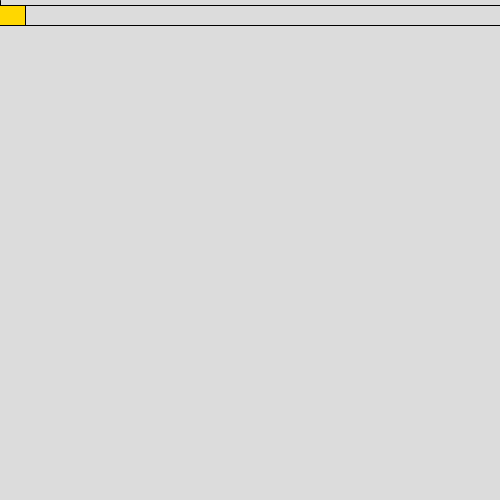
Frame 1 (no input)
Frame 60 (the mouse pressed at the canvas centre just before this capture): identical to frame 1, image omitted
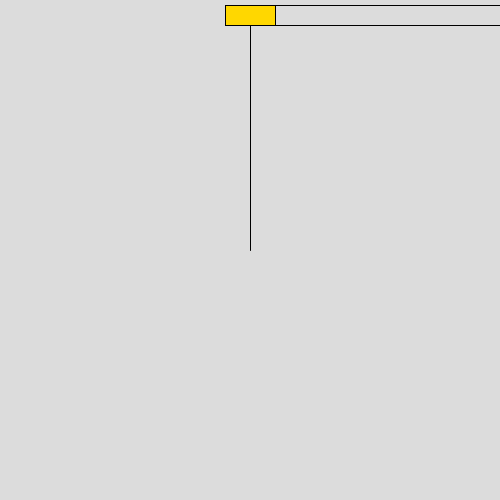
Frame 120 (the mouse held since frame 60 and released just before this capture)

The Processing sketch that drew these frames (run headless with seeded random() and noise(); from frame 60 on, the mouse is pressed at the canvas centre):

// Processing sketch: processing_64693
// ── processing_64693.pde

int nosturiX = 460;
int nosturiY = 5;
int kaapeliX = 460;
int kaapeliY = 0;
int kaapeliLoppuX = 460;
int kaapeliLoppuY = 0;
int tukiY = 0;

void setup(){
  size(500,500);
}

void draw() {
nosturiX = mouseX - 25;
kaapeliX = nosturiX + 25;
tukiY = nosturiY + 20;
fill(220,220,220);
rect(-1,-1,501,501);
line(kaapeliX,nosturiY,mouseX,mouseY);
line(nosturiX,nosturiY,500,5);
line(nosturiX,tukiY,500,25);
fill(255,215,0);
rect(nosturiX,nosturiY,50,20);
}
